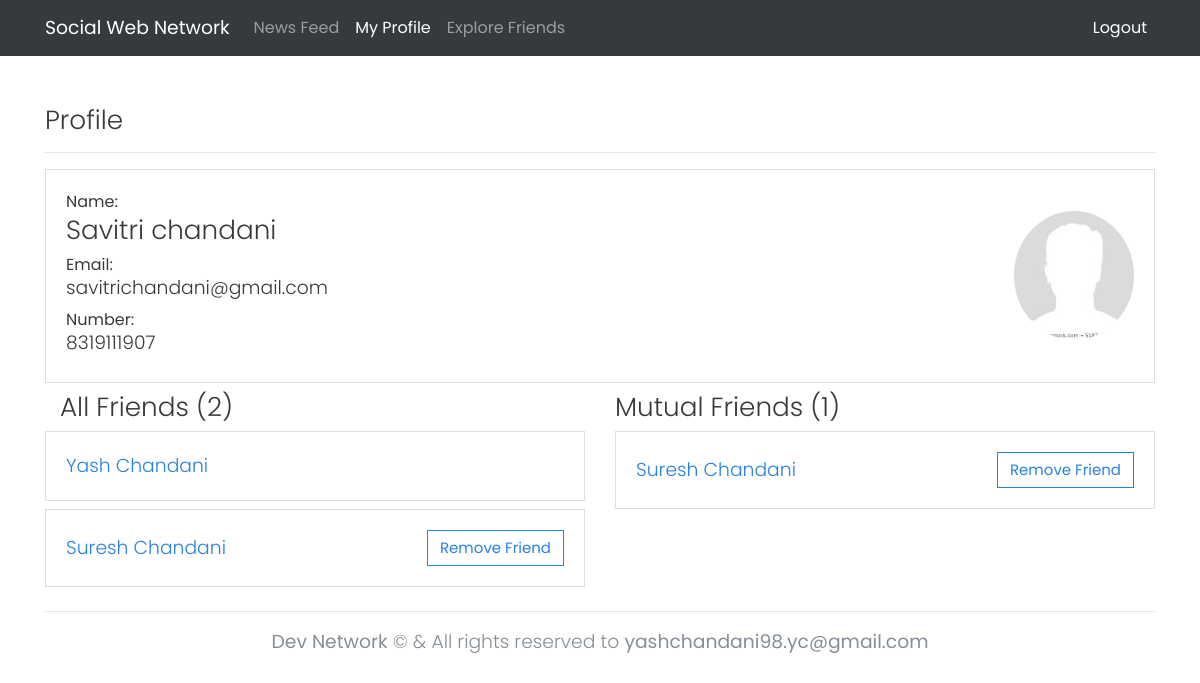
The app's page /accounts/profile/?profileId=3 (signed in) with its own data.
### accounts/models.py (models this page shows, shortened)
class User(models.Model):
	email = models.EmailField(max_length=255, unique=True, null=True)
	name = models.CharField(max_length=255,null=False)
	number = models.CharField(max_length=10,null=False)
	password = models.CharField(max_length=1000,null=False)
	active = models.BooleanField(default=True)
	objects = UserManager()
	USERNAME_FIELD = 'number'
	REQUIRED_FIELDS = []

### accounts/views.py (the view)
class ProfileView(View):
  def get(self,request,*args,**kwargs):
    myProfile = User.objects.get(id=request.GET.get('profileId'))
    total_mutual=0
    print("request.session.get('id')",request.session.get('id'))
    friends = Friends.objects.filter(Q(received_user=request.GET.get('profileId')) | Q(requested_user=request.GET.get('profileId')),active=True)
    allFriends=list()
    for friend in friends:
      if int(friend.received_user) == int(request.GET.get('profileId')):
        friendDetails = User.objects.get(id=friend.requested_user)
        is_friend=Friends.objects.filter(Q(received_user=friend.requested_user,requested_user=request.session['id']) | Q(requested_user=friend.requested_user,received_user=request.session['id']),active=True).count()
      else:
        friendDetails = User.objects.get(id=friend.received_user)
        is_friend=Friends.objects.filter(Q(received_user=friend.received_user,requested_user=request.session['id']) | Q(requested_user=friend.received_user,received_user=request.session['id']),active=True).count()
      print("friendDetails",friendDetails.name)
      print("is_friend",is_friend)
      if is_friend is not 0:
        is_mutual=1
        total_mutual+=1
      else:
        is_mutual=0
      allFriends.append({"friends":friendDetails,"is_mutual":is_mutual})
    return render(request,'pages/myProfile.html',{"friends":allFriends,"totalFriends":len(allFriends),"myProfile":myProfile,"is_my_profile":0,"total_mutual":total_mutual})

### pages/templates/pages/myProfile.html (shortened to what this page needs)
{% extends "base.html" %}
{% block content %}
<div class="profiles-list">
  <header class="page-header d-flex">
    <h3 class="page-heading m-0">
    {% if is_my_profile == 1 %}
      My Profile
    {% else %}
      Profile
    {% endif %}
    </h3>
  </header>
  <hr>
      <div class="card card-posts my-2">
        <div class="card-body d-flex">
          <div class="card-left">
            Name:<h3>{{myProfile.name}}</h3>
            Email:<h5>{{myProfile.email}}</h5>
            Number:<h5>{{myProfile.number}}</h5>
          </div>
          <div class="card-right">
            <img src="/static/images/userdefault.jpg" class="rounded-circle avatar-img z-depth-1-half">
          </div>
        </div>
      </div>
  <header class="page-header d-flex">
    {% if is_my_profile == 1 %}
    <h3 class="page-heading m-0">My Friends ({{totalFriends}})</h3>
    {% else %}
    <div class="col-sm-6">
      <h3 class="page-heading m-0">All Friends ({{totalFriends}})</h3>
    </div>
    <div class="col-sm-6">
      <h3 class="page-heading m-0">Mutual Friends ({{total_mutual}})</h3>
    </div>
    {% endif %}
  </header>
  {% if totalFriends == 0 %}
  <p class="lead text-muted">No friend found yet..</p>
  {% else %}
  {% if is_my_profile == 1 %}
  {% for profile in myFriends %}
  <div class="card card-posts my-2">
    <div class="card-body d-flex">
      <div class="card-left">
        <a href="{% url 'accounts:profile-view' %}?profileId={{profile.requestId}}" class="lead m-0" style="text-decoration:none;">{{profile.name}}</a>
      </div>
      <div class="card-right">
        <a href="{% url 'friends:removeFriend' %}?id={{profile.requestId}}" class="btn btn-outline-primary">Remove friend</a>
      </div>
    </div>
  </div>
  {% endfor %}
  {% else %}
  <div class="row">
  <div class="col-sm-6">
    {% for profile in friends %}
    <div class="card card-posts my-2">
      <div class="card-body d-flex">
        <div class="card-left">
          <a href="{% url 'accounts:profile-view' %}?profileId={{profile.friends.id}}" class="lead m-0" style="text-decoration:none;">{{profile.friends.name}}</a>
        </div>
        {% if profile.friends.id != request.session.id %}
        <div class="card-right">
          {% if  profile.is_mutual %}
            <a href="{% url 'friends:removeFriend' %}?id={{profile.friends.id}}" class="btn btn-outline-primary">Remove Friend</a>
          {% else %}
            <a href="{% url 'friends:addfriend' %}?id={{profile.friends.id}}" class="btn btn-outline-primary">Add Friend</a>
          {% endif %}
        </div>
        {% endif %}
      </div>
    </div>
    {% endfor %}
  </div>
  <div class="col-sm-6">
  {% for profile in friends %}
  {% if  profile.is_mutual %}
  <div class="card card-posts my-2">
    <div class="card-body d-flex">
      <div class="card-left">
        <a href="{% url 'accounts:profile-view' %}?profileId={{profile.friends.id}}" class="lead m-0" style="text-decoration:none;">{{profile.friends.name}}</a>
      </div>
      {% if profile.friends.id != request.session.id %}
      <div class="card-right">
        {% if  profile.is_mutual %}
          <a href="{% url 'friends:removeFriend' %}?id={{profile.friends.id}}" class="btn btn-outline-primary">Remove Friend</a>
        {% else %}
          <a href="{% url 'friends:addfriend' %}?id={{profile.friends.id}}" class="btn btn-outline-primary">Add Friend</a>
        {% endif %}
      </div>
      {% endif %}
    </div>
  </div>
  {% endif %}
  {% endfor %}
  </div>
  {% endif %}
  {% endif %}
</div>
{% endblock content %}

### static/css/main.css (style rules this page uses)
* { box-sizing: border-box; }
body { margin: 0; padding: 0; line-height: 1.5; font-family: Poppins; font-weight: 400; font-size: 1rem; overflow-x: hidden; }
.d-flex { display: flex; flex-direction: row; justify-content: space-between; align-items: center; }

### records on screen
User: name "Savitri chandani", email "savitrichandani@gmail.com", number "8319111907"
User: friends.name "Yash Chandani"
User: friends.name "Suresh Chandani"

### other values on screen
{{ totalFriends }} "2"
{{ total_mutual }} "1"
